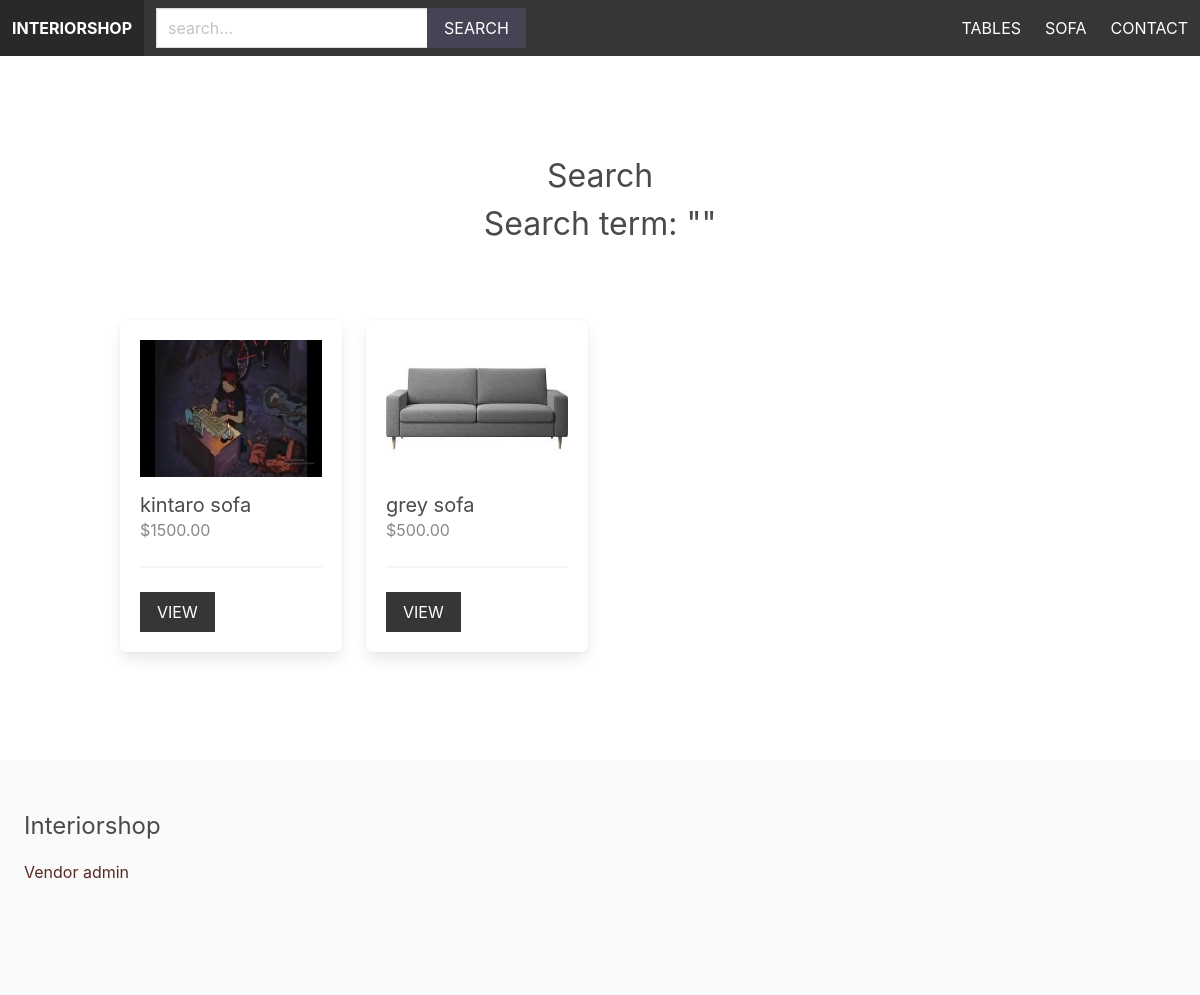
The app's page /search/ (signed in) with its own data.
### apps/product/models.py (models this page shows, shortened)
class Category(models.Model):
    title = models.CharField(max_length=255)
    slug = models.SlugField() #address version of the name
    ordering = models.IntegerField(default=0)
    class Meta:
        ordering = ['ordering'] #ascending order the category,  created a list

class Product(models.Model):
    category = models.ForeignKey(Category, related_name='products', on_delete=models.CASCADE)
    vendor = models.ForeignKey(Vendor, related_name='products', on_delete=models.CASCADE)
    title = models.CharField(max_length=255)
    slug = models.SlugField()
    description = models.TextField(blank=True, null=True)
    price = models.DecimalField(max_digits=6, decimal_places=2) #depended on the currency
    image = models.ImageField(upload_to='uploads/', blank=True, null=True)
    thumbnail = models.ImageField(upload_to='uploads/', blank=True, null=True)
    date_added = models.DateTimeField(auto_now_add=True)
    class Meta:
        ordering = ('-date_added',) #decending order
    def get_thumbnail(self):
        if self.thumbnail:
            return self.thumbnail.url

### apps/product/views.py (the view)
# urls.py: path('search/', views.search, name='search'),
def search(request):
    query = request.GET.get('query', '')
    products = Product.objects.filter(Q(title__icontains=query) | Q(description__icontains=query))
    return render(request, 'product/search.html', {'products':products, 'query': query})

### apps/product/context_processors.py (called while the page is built)
def menu_categories(request):
    categories = Category.objects.all()
    return {'menu_categories':categories}

### apps/product/templates/product/search.html (shortened to what this page needs)
{% extends 'core/base.html' %}
{% block content %}
    <div class="columns is-multiline mb-6">
        <div class="column is-12 has-text-centered mt-6 mb-6">
            <h2 class="is-size-3">Search</h2>
            <h3 class="is-size-3">Search term: "{{query}}"</h3>
        </div>
        {% for product in products %}
            {% include 'product/parts/list_item.html' %}
        {% endfor %}
    </div>
{% endblock %}

### apps/core/templates/core/base.html (shortened to what this page needs)
{% load static %}
<!DOCTYPE html>
<html>
    <head>
        <link rel="stylesheet" href="https://cdn.jsdelivr.net/npm/bulma@0.9.1/css/bulma.min.css">
        <link rel="stylesheet" href="{% static 'styles/main.css' %}">
    </head>
    <body>
        <nav class="navbar is-dark">
            <div class="navbar-brand">
                <a href="/" class="navbar-item"><strong>Interiorshop</strong></a>
            </div>
            <div class="navbar-menu" id="main-navbar">
                <div class="navbar-start">
                    <div class="navbar-item">
                            <form method="get" action="{% url 'search' %}">
                                <div class="field has-addons">
                                    <div class="control">
                                        <input type="text" class="input" placeholder="search..." name="query">
                                    </div>
                                    <div class="control">
                                        <button class="button is-dark is-uppercase">Search</button>
                                    </div>
                                </div>
                            </form>
                        </div>
                    </div>
                </div>
                <div class="navbar-end">
                    {% for category in menu_categories %}
                        <a href="{% url 'category' category.slug %}" class="navbar-item">{{ category.title }}</a>
                    {% endfor %}
                    <a href="{% url 'contact' %}" class="navbar-item">Contact</a>
                </div>
        </nav>
        <section class="section">
            <div class="container">
                {% block content %}
                {% endblock %}
            </div>
        </section>
        <footer class="footer">
            <h3 class="is-size-4 mb-4">Interiorshop</h3>
            {% if request.user.is_authenticated %}
               <a href="{% url 'vendor_admin' %}">Vendor admin</a>
            {% else %}
               <a href="{% url 'become_vendor' %}">Become a Vendor</a>
            {% endif %}
        </footer>
    </body>
</html>

### apps/product/templates/product/parts/list_item.html
<div class="column is-3 product-list-item">
    <div class="box">
        <figure class="image is-4by3 mb-4">
            <img src="{{ product.get_thumbnail }}">
        </figure>
        <h2 class="subtitle">{{ product.title }}</h2>
        <h3 class="price is-size-6 mb-5">${{ product.price }}</h3>
        <hr>
        <a href="{% url 'product' product.category.slug product.slug %}" class="button is-dark is-uppercase">View</a>
    </div>
</div>

### static/styles/main.css (style rules this page uses)
.navbar { text-transform: uppercase; }
.navbar .is-dark { background: #445; }
.footer a { margin-bottom: 15px; display: inline-block; color: rgb(85, 42, 34); }
.input, .button { border-radius: 0; }
.product-list-item, .box .subtitle { margin-bottom: 0; }
.product-list-item, .box .price { color: #888; }

### records on screen
Category: title "TABLES"
Category: title "SOFA"
Product: get_thumbnail (picture), title "kintaro sofa", price "1500.00"
Product: get_thumbnail (picture), title "grey sofa", price "500.00"
